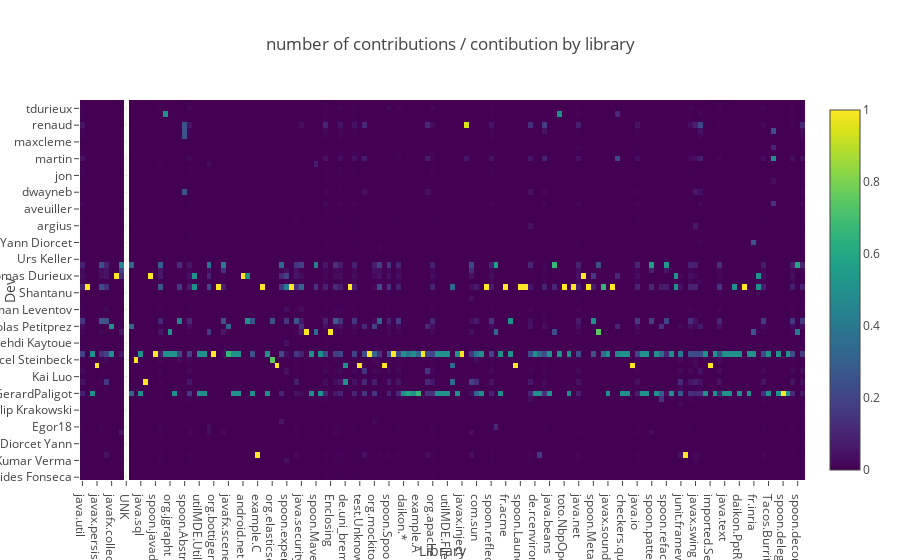

Notebook cell for this chart:
### Code cell
plot_matrix(agreg.div(agreg.sum(axis=0), axis = 1), 'number of contributions / contibution by library', xlabel='Library', ylabel='Dev')

### Figure 1 — Plotly figure (JSON) as saved in the notebook; plotly's stock layout.template omitted (floating-point values rounded to 4 significant figures; data arrays with more than 128 entries replaced by an {"elided": "..."} marker saying what was removed)
{"data": [{"colorscale": "Viridis", "type": "heatmap", "uid": "6180fd5a-a891-4cae-bbb5-166788a15153", "x": {"elided": "149 str values"}, "y": ["Alcides Fonseca", "André Cruz", "Artur Bosch", "Ashutosh Kumar Verma", "Benjamin DANGLOT", "Christopher Stokes", "Diorcet Yann", "Eddie T", "Egor Bredikhin", "Egor18", "Fabien DUMINY", "Fan Long", "Filip Krakowski", "Gerard", "Gerard Paligot", "GerardPaligot", "Gregor Zeitlinger", "Gérard Paligot", "Kai Luo", "Lionel Seinturier", "Marcel", "Marcel Steinbeck", "Martin Monperrus", "Maxime CLEMENT", "Mehdi Kaytoue", "Miguel Sozinho Ramalho", "Nicolas Harrand", "Nicolas Petitprez", "Pavel Vojtechovsky", "Phillip Schichtel", "Roman Leventov", "Scott Dickerson", "Sergey Fedorov", "Shantanu", "Simon Urli", "Stefan Wolf", "Thomas Durieux", "Tomasz Zielinski", "Tomasz Zieliński", "Urs Keller", "Vincenzo Musco", "Wreulicke", "Yann Diorcet", "adamjryan", "anonsvn", "argius", "arno_b", "aryan", "aveuiller", "bcornu", "danglotb", "dwayneb", "fangzhen", "fav", "jon", "leventov", "lodart", "martin", "martinezmatias", "matiasmartinez", "maxcleme", "noguera", "petitpre", "renaud", "seinturier", "srlm", "tdurieux", "tiagodrcarvalho"], "z": {"elided": "68x149 float values"}}], "layout": {"title": {"text": "number of contributions / contibution by library"}, "xaxis": {"title": {"text": "Library"}}, "yaxis": {"title": {"text": "Dev"}}}}
